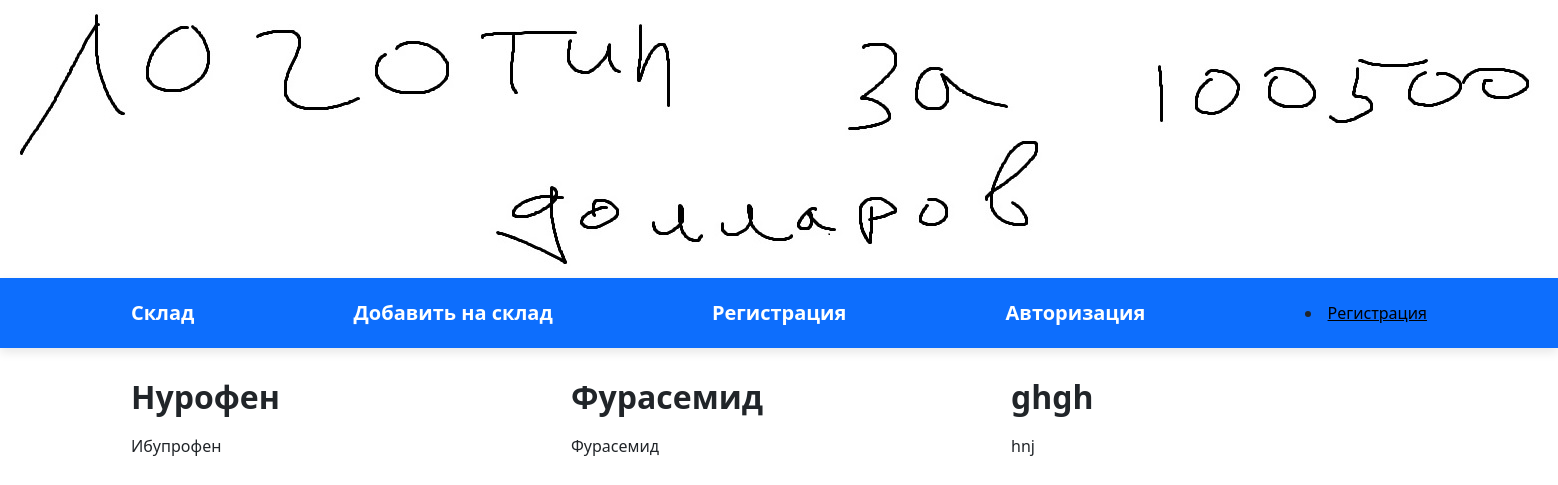
The page / on the database its author committed.
### app1/models.py (models this page shows)
class Farma(models.Model):
    name = models.CharField(max_length=50)
    agent = models.CharField(max_length=50)
    form = models.CharField(max_length=10)
    action = models.CharField(max_length=500)
    need = models.CharField(max_length=500)
    non = models.CharField(max_length=500)
    subAction = models.CharField(max_length=500)

### app1/views.py (the view)
# urls.py: path('', index),
def index(request):
    farma = Farma.objects.all()
    return render(request, "html/index.html", {"farma": farma})

### app1/templates/html/index.html (shortened to what this page needs)
<!DOCTYPE html>
{% load static %}
<html lang="ru">
<head>
	<link rel="stylesheet" href="/static/styles/bootstrap-reboot.min.css">
	<link rel="stylesheet" href="/static/styles/bootstrap-grid.min.css">
	<link rel="stylesheet" href="/static/styles/styles.css">
    <link href="https://cdn.jsdelivr.net/npm/bootstrap@5.3.2/dist/css/bootstrap.min.css" rel="stylesheet">
</head>
<body>
<img src = "/static/data/logotip.jpg" alt ="">
    <nav class="navbar navbar-expand-lg navbar navbar-dark bg-primary">
		<div class="container">
			<a href="index.html" class="navbar-brand">Склад</a>
            <a href="index_addDel.html" class="navbar-brand">Добавить на склад</a>
            <a href="index_register.html" class="navbar-brand">Регистрация</a>
			<a href="index_login.html" class="navbar-brand">Авторизация</a>
            {% if request.user.is_authenticated %}
				    <li><a style = "color: black">{{ user.get_username }} </a>|<a style = "color: black" href="/logout">Выйти</a></li>
				{% else %}
				     <li><a style = "color: black" href="index_register.html">Регистрация</a></li>
				{% endif %}
		</div>
	</nav>
	<div class="container">
		<div class="row">
		 {% for prep in farma %}
			<div class="col-md-4">
				<div class="new">
					<div class="info">
						<h3>{{ prep.name }}</h3>
						<div class="info-description">
							<span class="description">{{ prep.agent }}</span>
						</div>
					</div>
				</div>
			</div>
			{% endfor %}
		</div>
	</div>
</body>
</html>

### static/styles/styles.css (style rules this page uses)
body { position: relative; font-family: 'Noto Sans', sans-serif; font-size: 16px; line-height: 1.4; color: #000; min-width: 320px; overflow-x: hidden; height: auto; }
.navbar { width: 100%; height: 70px; box-shadow: 0 4px 10px rgba(0, 0, 0, .1); margin-bottom: 30px; }
.navbar .container { height: inherit; display: flex; justify-content: space-between; align-items: center; }
.navbar-brand { font-weight: 700; font-size: 26px; text-decoration: none; color: #000; transition: all .1s ease-in-out; }
.new { margin-bottom: 30px; }
.info { width: inherit; }
.info h3 { font-size: 32px; font-weight: 700; margin-bottom: 0; }
.info-description { width: inherit; display: flex; justify-content: space-between; margin-top: 10px; }
.description { display: flex; justify-content: space-between; margin-top: 8px; text-align: justify; }

### rows shown on the page
Farma: name "Нурофен", agent "Ибупрофен"
Farma: name "Фурасемид", agent "Фурасемид"
Farma: name "ghgh", agent "hnj"
